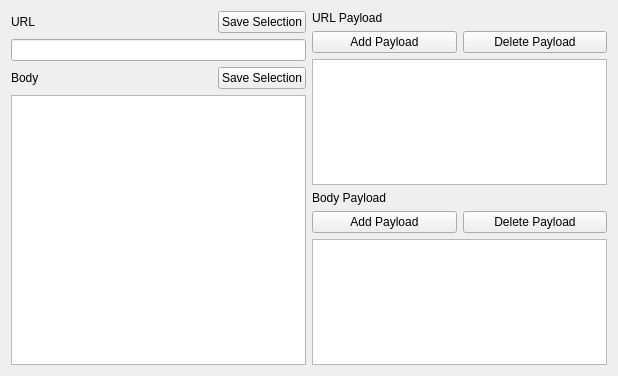
<?xml version="1.0" encoding="UTF-8"?>
<ui version="4.0">
 <class>PayloadEditorWidget</class>
 <widget class="QWidget" name="PayloadEditorWidget">
  <property name="geometry">
   <rect>
    <x>0</x>
    <y>0</y>
    <width>618</width>
    <height>376</height>
   </rect>
  </property>
  <property name="sizePolicy">
   <sizepolicy hsizetype="Expanding" vsizetype="Expanding">
    <horstretch>0</horstretch>
    <verstretch>0</verstretch>
   </sizepolicy>
  </property>
  <property name="windowTitle">
   <string>Payload Editor</string>
  </property>
  <layout class="QGridLayout" name="gridLayout">
   <item row="0" column="0">
    <layout class="QVBoxLayout" name="requestVLayout">
     <item>
      <layout class="QHBoxLayout" name="urlHlLayout">
       <item>
        <widget class="QLabel" name="urlLabel">
         <property name="text">
          <string>URL</string>
         </property>
        </widget>
       </item>
       <item>
        <spacer name="horizontalSpacer">
         <property name="orientation">
          <enum>Qt::Horizontal</enum>
         </property>
         <property name="sizeHint" stdset="0">
          <size>
           <width>40</width>
           <height>20</height>
          </size>
         </property>
        </spacer>
       </item>
       <item>
        <widget class="QLabel" name="urlSavedSelectionLabel">
         <property name="text">
          <string/>
         </property>
         <property name="alignment">
          <set>Qt::AlignRight|Qt::AlignTrailing|Qt::AlignVCenter</set>
         </property>
        </widget>
       </item>
       <item>
        <widget class="QPushButton" name="urlSaveSelectionButton">
         <property name="text">
          <string>Save Selection</string>
         </property>
        </widget>
       </item>
      </layout>
     </item>
     <item>
      <widget class="QLineEdit" name="urlLineEdit"/>
     </item>
     <item>
      <layout class="QHBoxLayout" name="bodyHLayout">
       <item>
        <widget class="QLabel" name="bodyLabel">
         <property name="text">
          <string>Body</string>
         </property>
        </widget>
       </item>
       <item>
        <spacer name="horizontalSpacer_2">
         <property name="orientation">
          <enum>Qt::Horizontal</enum>
         </property>
         <property name="sizeHint" stdset="0">
          <size>
           <width>40</width>
           <height>20</height>
          </size>
         </property>
        </spacer>
       </item>
       <item>
        <widget class="QLabel" name="bodySavedSelectionLabel">
         <property name="text">
          <string/>
         </property>
        </widget>
       </item>
       <item>
        <widget class="QPushButton" name="bodySaveSelectionButton">
         <property name="text">
          <string>Save Selection</string>
         </property>
        </widget>
       </item>
      </layout>
     </item>
     <item>
      <widget class="QPlainTextEdit" name="bodyPlainTextEdit"/>
     </item>
    </layout>
   </item>
   <item row="0" column="1">
    <layout class="QVBoxLayout" name="payloadVLayout">
     <item>
      <widget class="QLabel" name="urlPayloadLabel">
       <property name="text">
        <string>URL Payload</string>
       </property>
      </widget>
     </item>
     <item>
      <layout class="QHBoxLayout" name="urlButtonsHLayout">
       <item>
        <widget class="QPushButton" name="addUrlPayloadButton">
         <property name="text">
          <string>Add Payload</string>
         </property>
        </widget>
       </item>
       <item>
        <widget class="QPushButton" name="deleteUrlPayloadButton">
         <property name="text">
          <string>Delete Payload</string>
         </property>
        </widget>
       </item>
      </layout>
     </item>
     <item>
      <widget class="QTableView" name="urlPayloadTableView">
       <property name="selectionMode">
        <enum>QAbstractItemView::SingleSelection</enum>
       </property>
      </widget>
     </item>
     <item>
      <widget class="QLabel" name="bodyPayloadLabel">
       <property name="text">
        <string>Body Payload</string>
       </property>
      </widget>
     </item>
     <item>
      <layout class="QHBoxLayout" name="bodyButtonsHLayout">
       <item>
        <widget class="QPushButton" name="addBodyPayloadButton">
         <property name="text">
          <string>Add Payload</string>
         </property>
        </widget>
       </item>
       <item>
        <widget class="QPushButton" name="deleteBodyPayloadButton">
         <property name="text">
          <string>Delete Payload</string>
         </property>
        </widget>
       </item>
      </layout>
     </item>
     <item>
      <widget class="QTableView" name="bodyPayloadTableView">
       <property name="selectionMode">
        <enum>QAbstractItemView::SingleSelection</enum>
       </property>
      </widget>
     </item>
    </layout>
   </item>
  </layout>
 </widget>
 <resources/>
 <connections/>
</ui>
